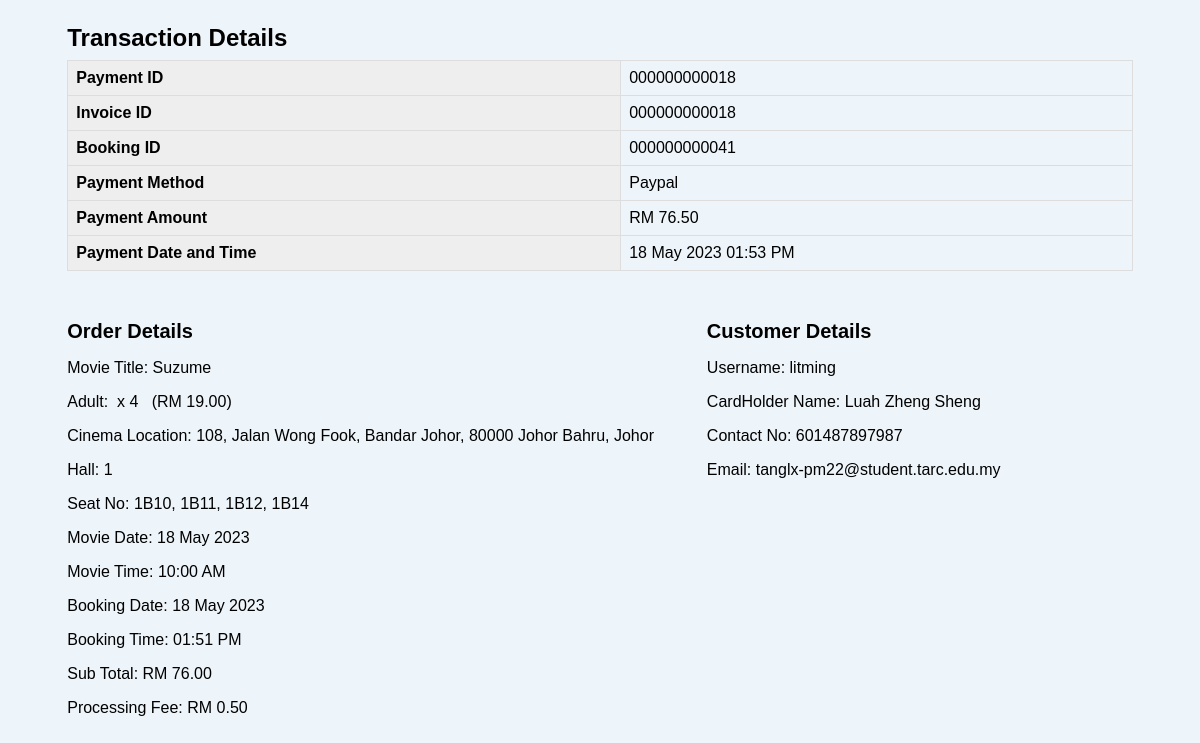
The page /GRC/Payment/admin/viewTransaction.php?id=18 on the database its author committed.
### tables this page shows
CREATE TABLE `invoice` (
  `invoice_id` int(12) NOT NULL,
  `payment_id` int(12) NOT NULL,
  `total_cost` double(7,2) NOT NULL,
  `amount_paid` double(7,2) NOT NULL,
  `invoice_date` date NOT NULL,
  `invoice_time` time NOT NULL
);

CREATE TABLE `payment` (
  `payment_id` int(12) NOT NULL,
  `booking_id` int(16) NOT NULL,
  `cust_id` int(20) NOT NULL,
  `payment_method` varchar(30) NOT NULL,
  `payment_amount` double(7,2) NOT NULL,
  `payment_date` date NOT NULL,
  `payment_time` time NOT NULL
);

CREATE TABLE `movie` (
  `id` int(11) NOT NULL,
  `genre_id` int(11) NOT NULL,
  `mv_name` varchar(255) NOT NULL,
  `link1` varchar(255) NOT NULL,
  `link2` varchar(255) NOT NULL,
  `img` varchar(255) NOT NULL,
  `release_date` date NOT NULL,
  `duration` varchar(255) NOT NULL,
  `lang` varchar(255) NOT NULL,
  `director` varchar(255) NOT NULL,
  `writter` varchar(255) NOT NULL,
  `starring` varchar(255) NOT NULL,
  `music` varchar(255) NOT NULL,
  `country` varchar(255) NOT NULL,
  `meta_description` varchar(500) NOT NULL,
  `childTicket_Price` double(5,2) NOT NULL,
  `adultTicket_Price` double(5,2) NOT NULL
);

CREATE TABLE `booking` (
  `booking_id` int(16) NOT NULL,
  `user_id` int(100) NOT NULL,
  `adultTicket_qty` int(100) NOT NULL,
  `childTicket_qty` int(100) NOT NULL,
  `total_price` double(7,2) NOT NULL,
  `processing_fee` double(4,2) NOT NULL,
  `booking_date` date NOT NULL,
  `booking_time` time NOT NULL,
  `booking_status` varchar(30) NOT NULL
);

CREATE TABLE `cinema` (
  `cinema_id` char(7) NOT NULL,
  `cinema_name` varchar(30) NOT NULL,
  `cinema_address` varchar(80) NOT NULL,
  `cinema_phone` varchar(20) NOT NULL
);

CREATE TABLE `hall` (
  `hall_id` int(11) NOT NULL,
  `cinema_id` char(7) NOT NULL
);

CREATE TABLE `ticket` (
  `ticket_id` int(20) NOT NULL,
  `booking_id` int(12) DEFAULT NULL,
  `movie_id` int(10) NOT NULL,
  `seat_id` varchar(11) NOT NULL,
  `hall_id` int(11) NOT NULL,
  `ticket_type` varchar(25) NOT NULL,
  `ticket_price` double(5,2) NOT NULL,
  `movie_date` date NOT NULL,
  `movie_time` time NOT NULL,
  `ticket_status` varchar(25) NOT NULL
);

CREATE TABLE `users` (
  `user_id` int(11) NOT NULL,
  `user_name` varchar(100) NOT NULL,
  `user_type` varchar(50) NOT NULL DEFAULT 'user',
  `email` varchar(50) NOT NULL,
  `password` varchar(255) NOT NULL,
  `verify_token` varchar(255) NOT NULL,
  `OTP` int(6) NOT NULL,
  `verify_status` tinyint(2) NOT NULL DEFAULT 0 COMMENT '0 = NO, 1 = YES',
  `join_date` date DEFAULT NULL,
  `profile_img` varchar(255) NOT NULL,
  `phone` varchar(13) NOT NULL,
  `life` tinyint(1) NOT NULL DEFAULT 5,
  `last_attempt_time` int(50) NOT NULL DEFAULT 0,
  `account_available` tinyint(2) NOT NULL DEFAULT 1 COMMENT '0 - Banned, 1 - Available'
);

CREATE TABLE `customer` (
  `cust_id` int(20) NOT NULL,
  `user_id` int(12) NOT NULL,
  `cust_name` varchar(255) NOT NULL,
  `cust_phone` varchar(12) NOT NULL
);

### GRC/Payment/admin/viewTransaction.php (the view, shortened to what this page needs)
<?php
$con = new mysqli(DB_HOST, DB_USER, DB_PASS, DB_NAME);
if(isset($_GET['id'])){
    $payment_id = $_GET['id'];
    $sql = "SELECT * FROM TICKET T, BOOKING B, PAYMENT P, MOVIE M, HALL H, CINEMA C, INVOICE I, USERS U, CUSTOMER CT
        WHERE T.BOOKING_ID = B.BOOKING_ID
        AND B.BOOKING_ID = P.BOOKING_ID
        AND T.BOOKING_ID = P.BOOKING_ID
        AND T.MOVIE_ID = M.ID
        AND T.HALL_ID = H.HALL_ID
        AND H.CINEMA_ID = C.CINEMA_ID
        AND I.PAYMENT_ID = P.PAYMENT_ID
        AND CT.USER_ID = U.USER_ID
        AND P.CUST_ID = CT.CUST_ID
        AND P.PAYMENT_ID = ?";
    $stmt = $con->prepare($sql);
    $stmt->bind_param('i', $payment_id);
    $stmt->execute();
    $result = $stmt->get_result();
    while($rows = mysqli_fetch_assoc($result)){
        $row[] = array(
            'cinema_name'        =>   $rows['cinema_name'],
            'payment_id'         =>   $rows['payment_id'],
            'invoice_id'         =>   $rows['invoice_id'],
            'booking_id'         =>   $rows['booking_id'],
            'movie_name'         =>   $rows['mv_name'],
            'cinema_location'    =>   $rows['cinema_address'],
            'hall_id'            =>   $rows['hall_id'],
            'movie_date'         =>   $rows['movie_date'],
            'movie_time'         =>   $rows['movie_time'],
            'seats'              =>   $rows['seat_id'],
            'booking_date'       =>   $rows['booking_date'],
            'booking_time'       =>   $rows['booking_time'],
            'processing_fee'     =>   $rows['processing_fee'],
            'payment_method'     =>   $rows['payment_method'],
            'payment_amount'     =>   $rows['payment_amount'],
            'payment_date'       =>   $rows['payment_date'],
            'payment_time'       =>   $rows['payment_time'],
            'adultTicket_qty'    =>   $rows['adultTicket_qty'],
            'childTicket_qty'    =>   $rows['childTicket_qty'],
            'adultTicket_Price'  =>   $rows['adultTicket_Price'],
            'childTicket_Price'  =>   $rows['childTicket_Price'],
            'subTotal'           =>   $rows['total_price'],
            'total'              =>   $rows['payment_amount'],
            'transaction_date'   =>   $rows['payment_date'],
            'transaction_time'   =>   $rows['payment_time'],
            'user_name'          =>   $rows['user_name'],
            'email'              =>   $rows['email'],
            'cust_name'          =>   $rows['cust_name'],
            'cust_phone'         =>   $rows['cust_phone']
        );
    }
}
?>
<!DOCTYPE html>
<html>
    <head>
        <link href="../css/viewTransaction.css" rel="stylesheet" type="text/css"/>
    </head>
    <body>
        <div class="transaction-container">
            <div class="table-container">
                <h1>Transaction Details</h1>
                <table>
                    <tr>
                        <th>Payment ID</th>
                        <td><?php echo str_pad($payment_id, 12, '0', STR_PAD_LEFT); ?></td>
                    </tr>
                    <tr>
                        <th>Invoice ID</th>
                        <td><?php echo str_pad($row[0]['invoice_id'], 12, '0', STR_PAD_LEFT); ?></td>
                    </tr>
                    <tr>
                        <th>Booking ID</th>
                        <td><?php echo str_pad($row[0]['booking_id'], 12, '0', STR_PAD_LEFT); ?></td>
                    </tr>
                    <tr>
                        <th>Payment Method</th>
                        <td><?php echo $row[0]['payment_method']; ?></td>
                    </tr>
                    <tr>
                        <th>Payment Amount</th>
                        <td>RM <?php echo number_format($row[0]['payment_amount'], 2) ?></td>
                    </tr>
                    <tr>
                        <th>Payment Date and Time</th>
                        <td>
                            <?php
                            echo date("d M Y ", strtotime($row[0]['payment_date']));
                            echo date(" h:i A", strtotime($row[0]['payment_time']));
                            ?>
                        </td>
                    </tr>
                </table>
            </div>
            <div class="details-container">
                <div class="order-details">
                    <h2>Order Details</h2>
                    <p>Movie Title: <?php echo $row[0]['movie_name']; ?></p>
                    <?php
                    if($row[0]['adultTicket_qty'] > 0){
                        echo "<p>Adult:&nbsp; x " . $row[0]['adultTicket_qty']. "&nbsp;&nbsp;&nbsp;(RM " . number_format($row[0]['adultTicket_Price'], 2) .")</p>";
                    }
                    ?>
                    <p>Cinema Location: <?php echo $row[0]['cinema_location']; ?></p>
                    <p>Hall: <?php echo $row[0]['hall_id']; ?></p>
                    <p>Seat No: <?php echo implode(', ', array_column($row, 'seats')); ?></p>
                    <p>Movie Date: <?php echo date("d M Y", strtotime($row[0]['movie_date'])); ?></p>
                    <p>Movie Time: <?php echo date("h:i A", strtotime($row[0]['movie_time'])); ?></p>
                    <p>Booking Date: <?php echo date("d M Y", strtotime($row[0]['booking_date'])); ?></p>
                    <p>Booking Time: <?php echo date("h:i A", strtotime($row[0]['booking_time'])); ?></p>
                    <p>Sub Total: RM <?php echo number_format($row[0]['subTotal'], 2) ?></p>
                    <p>Processing Fee: RM <?php echo number_format($row[0]['processing_fee'], 2) ?></p>
                </div>
                <div class="customer-details">
                    <h2>Customer Details</h2>
                    <p>Username: <?php echo $row[0]['user_name']; ?></p>
                    <p>CardHolder Name: <?php echo $row[0]['cust_name']; ?></p>
                    <p>Contact No: <?php echo $row[0]['cust_phone']; ?></p>
                    <p>Email: <?php echo $row[0]['email']; ?></p>
                </div>
            </div>
        </div>
    </body>
</html>

### GRC/Payment/css/viewTransaction.css (style rules this page uses)
body { font-family: Arial, sans-serif; background-color: #edf4fa; }
.transaction-container { width: 90%; display: flex; align-items: center; flex-direction: column; margin: auto; }
.table-container { width: 100%; }
.details-container { display: flex; justify-content: space-between; width: 100%; }
.order-details { flex-grow: 0.4; }
.customer-details { flex-grow: 1; left: 0; }
h1 { font-size: 1.5rem; margin-bottom: 0.5rem; }
table { border-collapse: collapse; width: 100%; margin-bottom: 2rem; }
table th, table td { border: 1px solid #ddd; padding: 0.5rem; text-align: left; }
table th { background-color: #eee; }
.customer-details, .order-details, .movie-details { margin-bottom: 2rem; }
.customer-details h2, .order-details h2, .movie-details h2 { font-size: 1.25rem; margin-bottom: 0.5rem; }
.customer-details p, .order-details p, .movie-details p { margin-bottom: 0.5rem; }

### rows shown on the page
invoice: invoice_id "000000000018"
payment: booking "000000000041", payment_method "Paypal", payment_amount "76.50", payment_date "18 May 2023", payment_time "01:53 PM"
movie: mv_name "Suzume", adultTicket_Price "19.00"
booking: adultTicket_qty "4", booking_date "18 May 2023", booking_time "01:51 PM", total_price "76.00", processing_fee "0.50"
cinema: cinema_address "108, Jalan Wong Fook, Bandar Johor, 80000 Johor Bahru, Johor"
hall: hall_id "1"
ticket: movie_date "18 May 2023", movie_time "10:00 AM"
users: user_name "litming", email "tanglx-pm22@student.tarc.edu.my"
customer: cust_name "Luah Zheng Sheng", cust_phone "601487897987"

### other values the page prints
str_pad($payment_id, 12, '0', STR_PAD_LEFT) "000000000018"
implode(', ', array_column($row, 'seats')) "1B10, 1B11, 1B12, 1B14"
